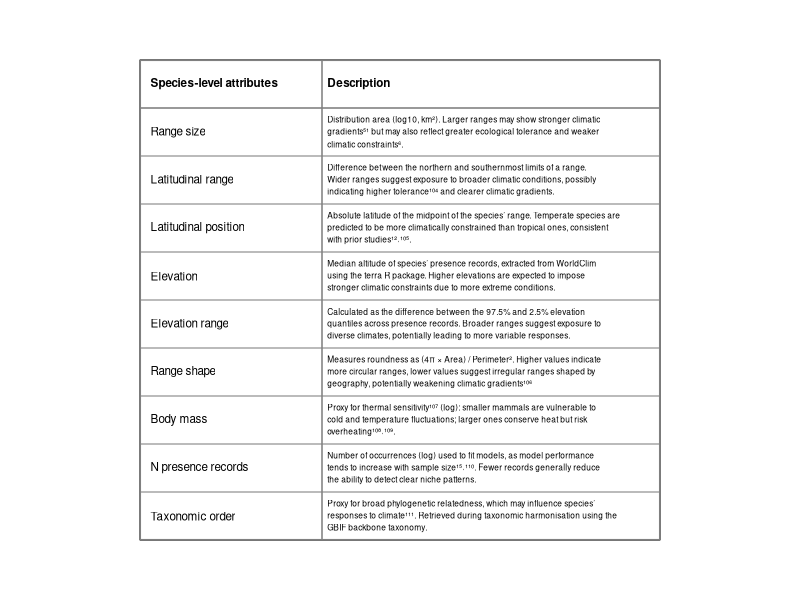

Reproduce this figure in R.
#set margin parametres for the plot
par(mar=c(3,7,3,7))

#make the empty plot
plot(1, type = "n", xlab = "", ylab = "", xlim = c(0, 10), ylim = c(0, 10),
     xaxs = "i", yaxs = "i", axes = F, frame.plot = TRUE)

#make lines creating a table (cols)
lines(c(0, 0), c(0, 10), lwd = 2, col = '#808080')
lines(c(3.5, 3.5), c(0, 10), lwd = 1.5, col = '#808080')
lines(c(10, 10), c(0, 10), lwd = 2,, col = '#808080')

#make lines creating a table (rows)
lines(c(0, 10), c(0, 0), lwd = 2,, col = '#808080')
lines(c(0, 10), c(10/10, 10/10), col = '#808080')
lines(c(0, 10), c(10/10 *2, 10/10 *2), col = '#808080')
lines(c(0, 10), c(10/10 *3, 10/10 *3), col = '#808080')
lines(c(0, 10), c(10/10 *4, 10/10 *4), col = '#808080')
lines(c(0, 10), c(10/10 *5, 10/10 *5), col = '#808080')
lines(c(0, 10), c(10/10 *6, 10/10 *6), col = '#808080')
lines(c(0, 10), c(10/10 *7, 10/10 *7), col = '#808080')
lines(c(0, 10), c(10/10 *8, 10/10 *8), col = '#808080')
lines(c(0, 10), c(10/10 *9, 10/10 *9), lwd = 1.5, col = '#808080')
lines(c(0, 10), c(10, 10), lwd = 2, col = '#808080')

#define sizes
cex_att <- 0.7
cex_desc <- 0.5
cex_tit <- 0.7

#add text to the table
text(0.2, 0.5, 'Taxonomic order', cex = cex_att, adj = 0)
text(0.2, 10/10 + 0.5, 'N presence records', cex = cex_att, adj = 0)
text(0.2, (10/10 * 2) + 0.5, 'Body mass', cex = cex_att, adj = 0)
text(0.2, (10/10 * 3) + 0.5, 'Range shape', cex = cex_att, adj = 0)
text(0.2, (10/10 * 4) + 0.5, 'Elevation range', cex = cex_att, adj = 0)
text(0.2, (10/10 * 5) + 0.5, 'Elevation', cex = cex_att, adj = 0)
text(0.2, (10/10 * 6) + 0.5, 'Latitudinal position', cex = cex_att, adj = 0)
text(0.2, (10/10 * 7) + 0.5, 'Latitudinal range', cex = cex_att, adj = 0)
text(0.2, (10/10 * 8) + 0.5, 'Range size', cex = cex_att, adj = 0)
text(0.2, (10/10 * 9) + 0.5, 'Species-level attributes', cex = cex_tit, adj = 0, font = 2)



'Proxy for broad phylogenetic relatedness, which may influence species’ responses to climate (Burns and Strauss 2011). Retrieved during taxonomic harmonisation using the GBIF backbone taxonomy.'

# 'Burns and Strauss 2011' 111

text(3.6, 0.75, 'Proxy for broad phylogenetic relatedness, which may influence species’',
     cex = cex_desc, adj = 0)
text(3.6, 0.5, 'responses to climate¹¹¹. Retrieved during taxonomic harmonisation using the',
     cex = cex_desc, adj = 0)
text(3.6, 0.25, 'GBIF backbone taxonomy.',
     cex = cex_desc, adj = 0)


'Number of occurrences used to fit models (log), as model performance tends to increase with sample size (Guisan et al. 2017; Moudrý et al. 2024). Fewer records generally reduce the ability to detect clear niche patterns.'

# 'Guisan et al. 2017' 15
# 'Moudrý et al. 2024' 110

text(3.6, 10/10 + 0.75, 'Number of occurrences (log) used to fit models, as model performance', cex = cex_desc, adj = 0)
text(3.6, 10/10 + 0.5, 'tends to increase with sample size¹⁵˒¹¹⁰. Fewer records generally reduce ', cex = cex_desc, adj = 0)
text(3.6, 10/10 + 0.25, 'the ability to detect clear niche patterns.',
     cex = cex_desc, adj = 0)


"Proxy for thermal sensitivity (log) (Soria et al. 2021): smaller mammals are vulnerable to cold and temperature fluctuations; larger ones conserve heat but risk overheating (Pacifici et al. 2017; Spence and Tingley 2020)."

# 'Soria et al. 2021' 107
# 'Pacifici et al. 2017' 108
# 'Spence and Tingley 2020' 109

text(3.6, (10/10 * 2) + 0.75, expression('Proxy for thermal sensitivity¹⁰⁷ (log): smaller mammals are vulnerable to'),
     cex = cex_desc, adj = 0)
text(3.6, (10/10 * 2) + 0.5, 'cold and temperature fluctuations; larger ones conserve heat but risk', cex = cex_desc, adj = 0)
text(3.6, (10/10 * 2) + 0.25, expression('overheating¹⁰⁸˒¹⁰⁹.'), cex = cex_desc, adj = 0)


'Measures roundness as (4π × Area) / Perimeter². Higher values indicate more circular ranges, lower values suggest irregular ranges shaped by geography, potentially weakening climatic gradients^106.'

# 'Csergő et al. 2020' 106

text(3.6, (10/10 * 3) + 0.75, 'Measures roundness as (4π × Area) / Perimeter². Higher values indicate', cex = cex_desc, adj = 0)
text(3.6, (10/10 * 3) + 0.5, 'more circular ranges, lower values suggest irregular ranges shaped by', cex = cex_desc, adj = 0)
text(3.6, (10/10 * 3) + 0.25, 'geography, potentially weakening climatic gradients¹⁰⁶', cex = cex_desc, adj = 0)


'Calculated as the difference between the 97.5% and 2.5% elevation quantiles across presence records. Broader ranges suggest exposure to diverse climates, potentially leading to more variable responses.'


text(3.6, (10/10 * 4) + 0.75, 'Calculated as the difference between the 97.5% and 2.5% elevation', cex = cex_desc, adj = 0)
text(3.6, (10/10 * 4) + 0.5, 'quantiles across presence records. Broader ranges suggest exposure to', cex = cex_desc, adj = 0)
text(3.6, (10/10 * 4) + 0.25, 'diverse climates, potentially leading to more variable responses.', cex = cex_desc, adj = 0)


'Median altitude of species’ presence records, extracted from WorldClim using the terra R package. Higher elevations are expected to impose stronger climatic constraints due to more extreme conditions.'

text(3.6, (10/10 * 5) + 0.75, 'Median altitude of species’ presence records, extracted from WorldClim', cex = cex_desc, adj = 0)
text(3.6, (10/10 * 5) + 0.5, 'using the terra R package. Higher elevations are expected to impose', cex = cex_desc, adj = 0)
text(3.6, (10/10 * 5) + 0.25, 'stronger climatic constraints due to more extreme conditions.', cex = cex_desc, adj = 0)


'Absolute latitude of the midpoint of the species’ range. Temperate species are predicted to be more climatically constrained than tropical ones, consistent with prior studies^12,105'

# 'Addo-Bediako 2020' 12
# 'Percino-Daniel 2021' 105

text(3.6, (10/10 * 6) + 0.75, 'Absolute latitude of the midpoint of the species’ range. Temperate species are', cex = cex_desc, adj = 0)
text(3.6, (10/10 * 6) + 0.5, 'predicted to be more climatically constrained than tropical ones, consistent', cex = cex_desc, adj = 0)
text(3.6, (10/10 * 6) + 0.25, 'with prior studies¹²˒¹⁰⁵.', cex = cex_desc, adj = 0)


'Difference between the northern and southernmost limits of a species range. Wider ranges suggest exposure to broader climatic conditions, potentially indicating greater ecological tolerance^104 and clearer climatic gradients.'

# 'Stevens 1989' 104

text(3.6, (10/10 * 7) + 0.75, 'Difference between the northern and southernmost limits of a range.', cex = cex_desc, adj = 0)
text(3.6, (10/10 * 7) + 0.5, 'Wider ranges suggest exposure to broader climatic conditions, possibly', cex = cex_desc, adj = 0)
text(3.6, (10/10 * 7) + 0.25, 'indicating higher tolerance¹⁰⁴ and clearer climatic gradients.', cex = cex_desc, adj = 0)



'Distribution area (log10, km²). Larger ranges may show stronger climatic gradients^51 but may also reflect greater ecological tolerance and weaker climatic constraints^6.'

# 'Yancovitch-Shalom 2020' 51
# 'Davies 2009' 6

text(3.6, (10/10 * 8) + 0.75, 'Distribution area (log10, km²). Larger ranges may show stronger climatic', cex = cex_desc, adj = 0)
text(3.6, (10/10 * 8) + 0.5, 'gradients⁵¹ but may also reflect greater ecological tolerance and weaker', cex = cex_desc, adj = 0)
text(3.6, (10/10 * 8) + 0.25, 'climatic constraints⁶.', cex = cex_desc, adj = 0)

text(3.6, (10/10 * 9) + 0.5, 'Description', cex = cex_tit, adj = 0, font = 2)

#save PDF landscape 5 x 7.2 in
